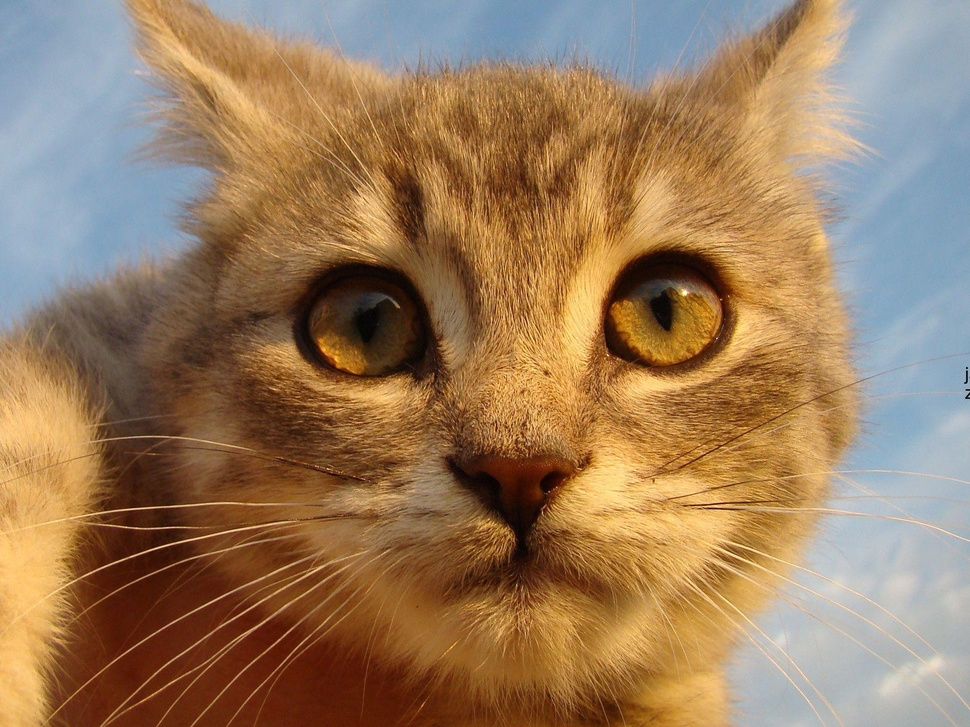
#> input picture obrazek.jpg, 970 x 727 px, shrunk from 1920 x 1440 before the run, found by its file name
$ python 2.5.py
#> lines starting #> are read from the running program, lines starting #| are printed output that depends on the picture
from PIL import Image, ImageDraw, ImageFont
import os
def add_watermark(input_path, output_path, watermark_text):
    '''add text watermark to image
    arguments:
        input_path (str): path to original file
        output_path (str): path to place where image will be saved
        watermark_text (str): watermark text
    raises:
        FileNotFoundError: raises when input path wasnt found
        TypeError: raises when wrong file extension was inputed
    retrns:
        None
    '''
    if __name__=="__main__":
        if not os.path.exists(input_path):
            raise FileNotFoundError("this path doesnt exist")
        if os.path.splitext(input_path)[1] not in [".jpg", ".png"]:
            raise TypeError("wrong file extention on inputed path")
        if not isinstance(input_path, str) \
        or not isinstance(output_path, str) \
        or not isinstance(watermark_text, str):
            raise TypeError("at least one variable has wrong type")
        image = Image.open(input_path)
#> image is the input picture: PIL image 970x727 RGB; mean R, G, B 154.2, 124.6, 94.1
        font = ImageFont.truetype(r"G:\277477\programowanie\sem 2\lista 2\arial.ttf", 154) #czcionka i rozmiar
        # text_width, text_height = font.getsize(watermark_text) ??? nie działa
        color = (255,255,255)
        # if image.width < text_width or image.height < text_height:
        #     print("image is too small for watermark change size or lenght of text")
        #     return None
        position = (10 , image.height/2)
#> position = (10, 363.5)
        draw = ImageDraw.Draw(image)
        draw.text(position, watermark_text, font=font, fill=color)
        image.save(output_path)
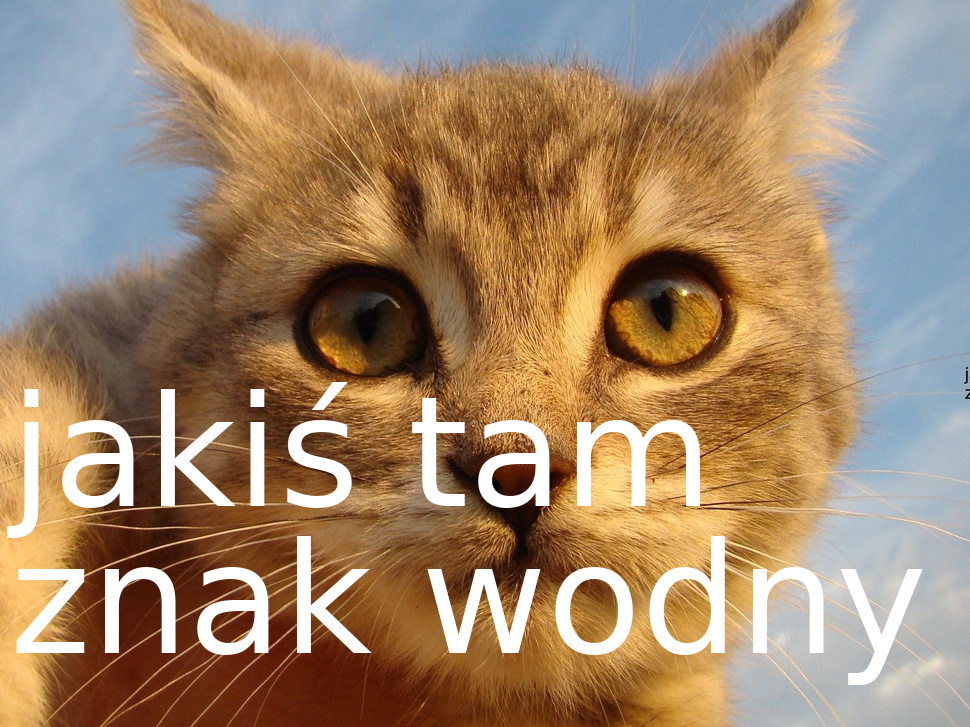
#> saved as obrazek_wodny.jpg: PIL image 970x727 RGB; mean R, G, B 161.7, 135.2, 107.9
add_watermark(r"E:\277477\programowanie\sem 2\lista 2\obrazek.jpg", r"E:\277477\programowanie\sem 2\lista 2\obrazek_wodny.jpg", "jakiś tam\nznak wodny")
